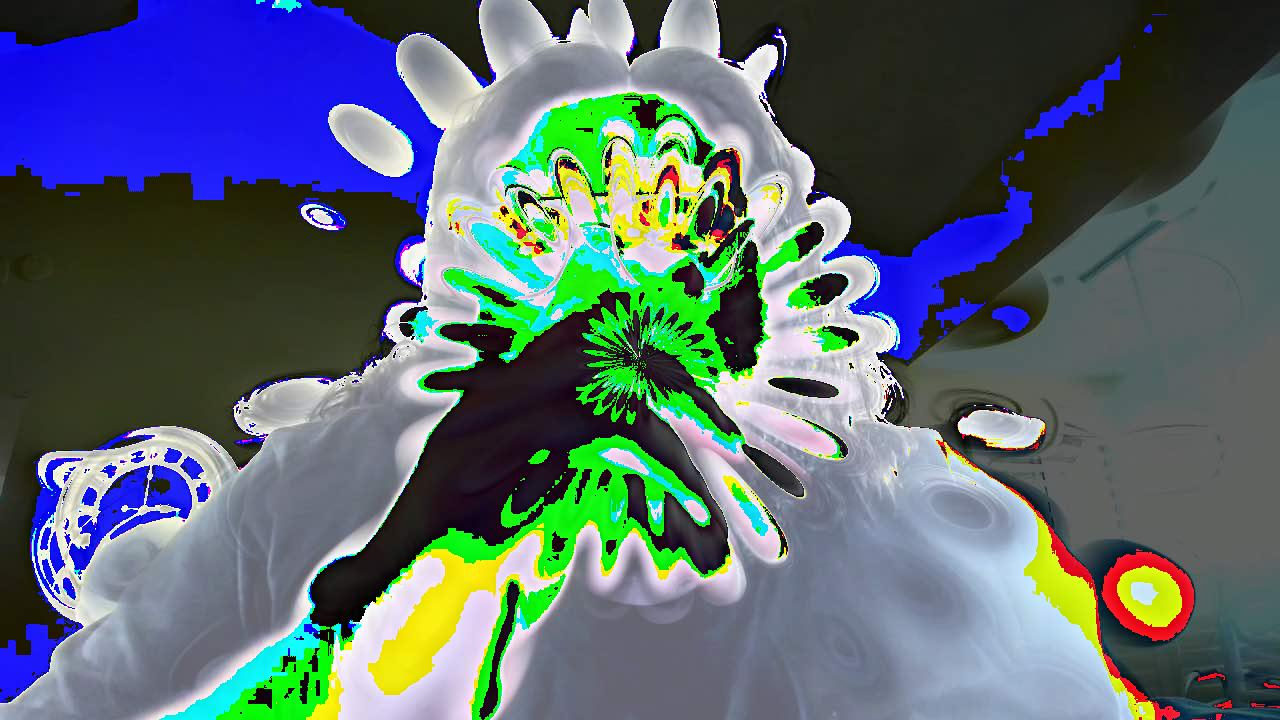
#> input picture source/numpy/modified_image.jpg, 1280 x 720 px
$ python image.py modified_image.jpg
#> lines starting #> are read from the running program, lines starting #| are printed output that depends on the picture
#pip install numpy
#pip install imageio

from PIL import Image
import numpy as np
import sys

def main(args):
    if len(args) >= 2:
        img = Image.open(args[1])
#> img is the input picture: PIL image 1280x720 RGB; mean R, G, B 90.2, 104.4, 112
        img_array = np.array(img)
        print(img_array.shape)
#| (720, 1280, 3)
        print(img_array.dtype)
#| uint8
        img_array = np.clip(img_array + 100, 0, 255)
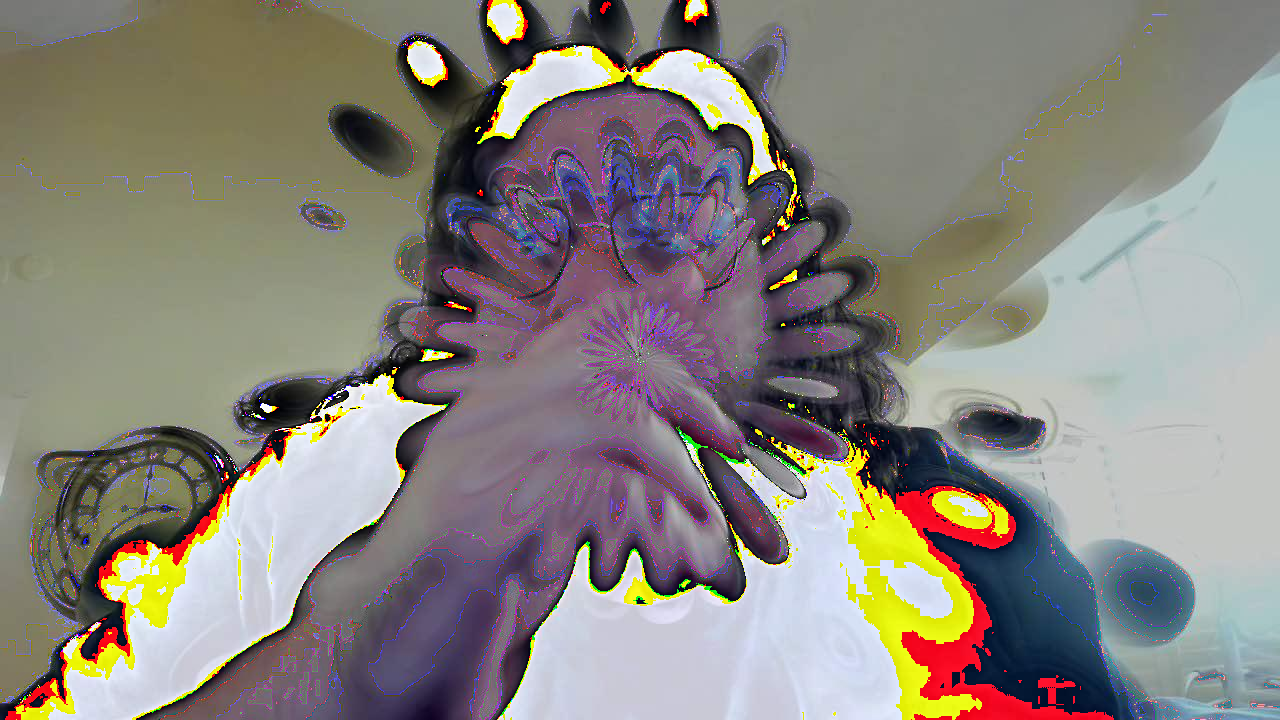
#> img_array: shape (720, 1280, 3); mean R, G, B 137.3, 132.5, 126.3
        img_modified = Image.fromarray(img_array)
        img_fname = 'modified_image.jpg'
        img_modified.save(img_fname)
        print("wrote: %s", img_fname)
    else:
        print("Error requires arugment with path to image")

if __name__ == "__main__":
    sys.exit(main(sys.argv))
#> (the program exits here)

$ run again, with source/numpy/test.jpg copied over source/numpy/modified_image.jpg
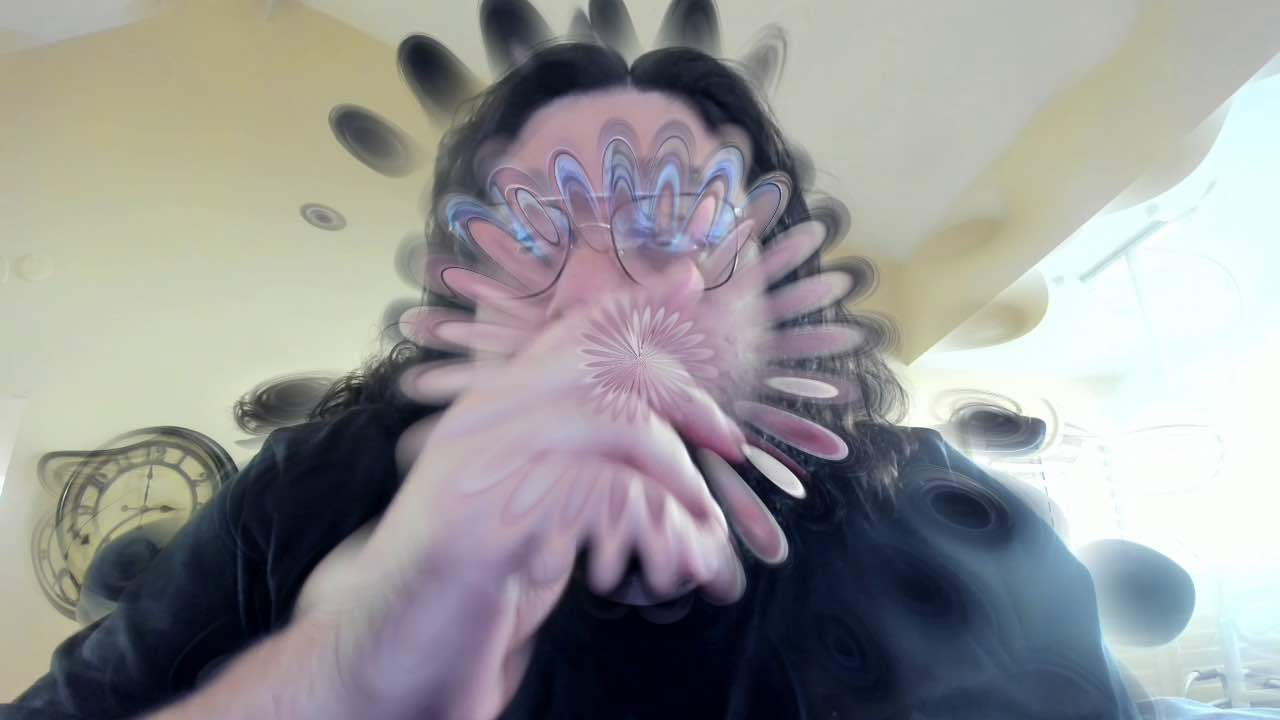
#> input picture source/numpy/test.jpg, 1280 x 720 px
#> in main, img is the input picture: PIL image 1280x720 RGB; mean R, G, B 149, 148.9, 149.1
#| (720, 1280, 3)
#| uint8
#> in main, `img_array = np.clip(img_array + 100, 0, 255)`:
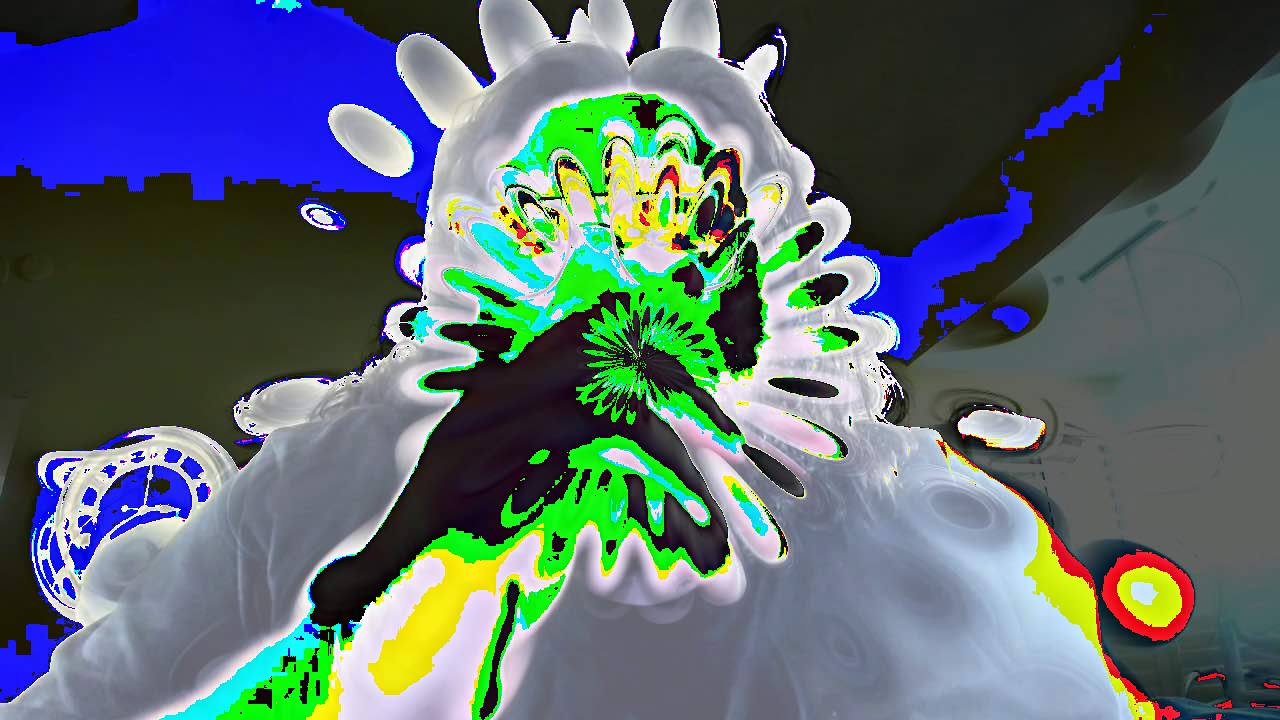
#> img_array: shape (720, 1280, 3); mean R, G, B 89.9, 104.5, 111.8
